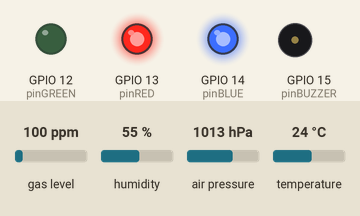
Simulated run of this program. Board: ESP32. On the bench: output pins drawn as LEDs (lit = HIGH), buzzer (waves = sounding, pin HIGH). Inputs (shaded band) come from the test bench; at power-on: gas level 100 ppm, humidity 55 %, air pressure 1013 hPa, temperature 24 °C. What the program prints to the serial monitor is not drawn.

Above: at 39.8 s.
At 50.0 s:
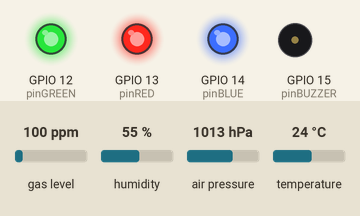
Timing chart, 0 to 63.5 s (numbered marks = the images above):
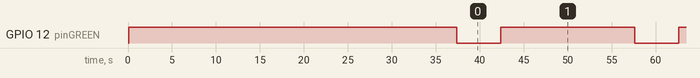

Measured:
- by itself, GPIO 12 (pinGREEN): alternates HIGH for 15.2 s and LOW for 5.0 s

The program:

main.cpp
```cpp
#include <Wire.h>
#include <SPI.h>
#include <Adafruit_Sensor.h>
#include <Adafruit_BME680.h>

#define SEALEVELPRESSURE_HPA (1013.25)

// Pinos do LED e do Buzzer
const int pinRED = 13;
const int pinGREEN = 12;
const int pinBLUE = 14;
const int pinBUZZER = 15;

// Variáveis para o controle do Buzzer e do LED
unsigned long BuzzerBeginTime = 0;
bool buzzerAtivo = false;
unsigned long LedBeginTime = 0;
bool ledAtivo = false;

// Resistência de refrência do sensor
float R0 = 0.0;

Adafruit_BME680 bme; // I2C

// Estrutura de dados do sensor
struct SensorData {
    float temperature;
    float humidity;
    float pressure;
    float gasResistance;
    float altitude;
    float dewPoint;
    int airQualityLevel;
    float razao_R;
    unsigned long lastUpdate;
};

SensorData sensorData;

// Protótipos das funções
void readSensorData();
float dewPointCalculation(float temperature, float humidity);
void printSensorData();
void activateBuzzer();
void updateBuzzer();
void updateLED();
void calibrarSensor();
int calculateAirQualityLevel(float razao_R);

void setup() {
    Serial.begin(115200);
    delay(100);

    Serial.println(F("BME688 Environmental Monitor - Inicializando..."));

    if (!bme.begin()) {
        Serial.println("Não foi possível encontrar um sensor BME688 válido, verifique as conexões!");
        while (1) {
            delay(1000);
        }
    }

    // Configuração dos pinos do LED e do buzzer
    pinMode(pinRED, OUTPUT);
    pinMode(pinGREEN, OUTPUT);
    pinMode(pinBLUE, OUTPUT);
    pinMode(pinBUZZER, OUTPUT);

    digitalWrite(pinRED, HIGH);
    digitalWrite(pinGREEN, HIGH);
    digitalWrite(pinBLUE, HIGH);
    digitalWrite(pinBUZZER, LOW);

    // Configuração do sensor

    // Segundo o datasheet, é recomendado iniciar humidade, temperatura e pressão nesta ordem
    bme.setHumidityOversampling(BME680_OS_4X); // define para fazer 4 medições e tomar a média para uma medida
    bme.setTemperatureOversampling(BME680_OS_8X); // define para fazer 8 medições e tomar a média para uma medida
    bme.setPressureOversampling(BME680_OS_4X); // define para fazer 4 medições e tomar a média para uma medida
    bme.setIIRFilterSize(BME680_FILTER_SIZE_3);
    bme.setGasHeater(320, 150); // define a temperatura do sensor do gás para 320°C por 150 ms
    Serial.println("Configuração do sensor BME688 concluída.\n");

    calibrarSensor(); // Realiza a calibração da resistência de referência
    readSensorData(); // Primeira leitura
    printSensorData();
}

void loop() {
    static unsigned long lastReadTime = 0; // static faz essa linha ser chamada apenas no primeiro ciclo

    // Realiza a leitura a cada 20 segundos (20000 ms)
    if (millis() - lastReadTime > 20000) {
        readSensorData();
        printSensorData();

        // Reseta o LED
        digitalWrite(pinRED, HIGH);
        digitalWrite(pinGREEN, HIGH);
        digitalWrite(pinBLUE, HIGH);

        // Aciona o hardware conforme o nível
        // 1 = bom, 2 = moderado, 3 = ruim, 4 = crítico
        switch(sensorData.airQualityLevel) {
            case 1:
                // Led verde
                digitalWrite(pinGREEN, LOW);
                break;
            case 2:
                // led amarelo
                digitalWrite(pinRED, LOW);
                digitalWrite(pinGREEN, LOW);
                break;
            case 3:
                // led magenta
                digitalWrite(pinRED, LOW);
                digitalWrite(pinBLUE, LOW);
                break;
            case 4:
                digitalWrite(pinRED, LOW);
                activateBuzzer();
                break;
        }
        // Inicia os parâmetros de controle do LED
        LedBeginTime = millis();
        ledAtivo = true;

        lastReadTime = millis();
    }

    updateBuzzer();
    updateLED();
}

void readSensorData() {
    unsigned long endTime = bme.beginReading();
    if (endTime == 0) {
        Serial.println("Falha ao iniciar leitura :(");
        return;
    }

    delay(50); // Tempo para medição do sensor

    if (!bme.endReading()) {
        Serial.println("Falha ao completar leitura :(");
        return;
    }

    // Coleta e cálculo dos dados
    sensorData.humidity = bme.humidity;
    sensorData.temperature = bme.temperature;
    sensorData.pressure = bme.pressure / 100.0F;
    sensorData.gasResistance = bme.gas_resistance / 1000.0;
    sensorData.altitude = bme.readAltitude(SEALEVELPRESSURE_HPA);
    sensorData.dewPoint = dewPointCalculation(sensorData.temperature, sensorData.humidity);
    if (R0 == 0)
        sensorData.razao_R = 0.0;
    else sensorData.razao_R = sensorData.gasResistance/R0;
    sensorData.airQualityLevel = calculateAirQualityLevel(sensorData.razao_R);
    sensorData.lastUpdate = millis();
}

float dewPointCalculation(float temperature, float humidity) {
    float a = 17.271;
    float b = 237.7;
    float temp = (a * temperature) / (b + temperature) + log(humidity / 100);
    return (b * temp) / (a - temp);
}

int calculateAirQualityLevel(float razao_R) {
    if (razao_R >= 0.75) return 1;      // Excelente
    else if (razao_R >= 0.40) return 2; // Moderado
    else if (razao_R >= 0.20) return 3; // Ruim
    else return 4;                       // Crítico
}

void printSensorData() {
    // Exibição no Monitor Serial
    Serial.println("--- Novas Leituras do Sensor ---");
    Serial.printf("Temperatura: %.2f °C\n", sensorData.temperature);
    Serial.printf("Umidade: %.2f %%\n", sensorData.humidity);
    Serial.printf("Pressão: %.2f hPa\n", sensorData.pressure);
    Serial.printf("Gás: %.2f KOhms\n", sensorData.gasResistance);
    Serial.printf("Altitude: %.2f m\n", sensorData.altitude);
    Serial.printf("Ponto de Orvalho: %.2f °C\n", sensorData.dewPoint);
    Serial.printf("Razão entre as resistências: %.2f\n", sensorData.razao_R);
    switch(sensorData.airQualityLevel){
        case 1:
            Serial.printf("Nível de Alerta: Bom\n");
            break;
        case 2:
            Serial.printf("Nível de Alerta: Moderado\n");
            break;
        case 3:
            Serial.printf("Nível de ALerta: Ruim\n");
            break;
        case 4:
            Serial.printf("Nível de Alerta: Crítico\n");
            break;
    }
    Serial.println("--------------------------------\n");
}

// Função para ligar o Buzzer
void activateBuzzer() {
    digitalWrite(pinBUZZER, HIGH);
    BuzzerBeginTime = millis();
    buzzerAtivo = true;
}

// Função para checar se já deve desligar o buzzer
void updateBuzzer() {
    // Checa se o buzzer está ativo por mais de 3 segundos
    if (buzzerAtivo && millis() - BuzzerBeginTime > 3000) {
        digitalWrite(pinBUZZER, LOW);
        buzzerAtivo = false;
    }
}

void calibrarSensor() {
    Serial.println("Iniciando calibração do BME688...");
    Serial.println("Mantenha o ambiente limpo. Aguarde alguns segundos.");

    int numeroLeituras = 30;
    float somaDasLeituras = 0.0;
    float leituraAtual;

    // Descarta a primeiríssima leitura, que costuma vir com lixo de memória ou fria
    readSensorData();
    delay(500);

    for (int i = 0; i < numeroLeituras; i++) {
        readSensorData();
        leituraAtual = sensorData.gasResistance; // fornece a resistência em kOhms
        somaDasLeituras += leituraAtual;

        Serial.print("#"); // feedback visual para a leitura
        delay(1000); // Aguarda 1 segundo a cada leitura
    }

    // Calcula a média aritmética
    R0 = somaDasLeituras / numeroLeituras;

    Serial.println();
    Serial.print("Calibração concluída! R0 = ");
    Serial.print(R0);
    Serial.println(" kOhms");
}

void updateLED() {
    // Checa se o LED está ativo por mais de 5 segundos
    if (ledAtivo && (millis() - LedBeginTime > 5000)) {
        digitalWrite(pinRED, HIGH);
        digitalWrite(pinGREEN, HIGH);
        digitalWrite(pinBLUE, HIGH);
        ledAtivo = false;
    }
}
```
